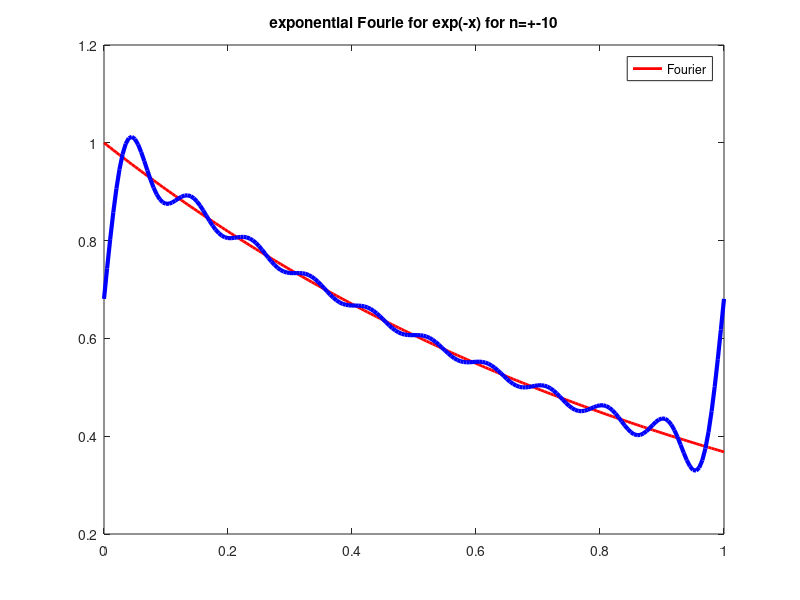

MATLAB code for this plot:
% written by Mahdi Senobari
x = [0:0.005:1];

plot(x,exp(-x),'red','LineWidth',2);hold on;
legend('exp(-x)')


% for N=25:2:100
N=10
resualt =0 ;

for n=-N:1:N
    cn = (1 - 1/exp(1))*( (1-2j*n*pi)/(1+4*n*n*pi*pi) );
    f = cn.*exp(2j*pi*n.*x);
    resualt = resualt + f;
end

res = plot(x,real(resualt),'blue','LineWidth',3);
title(['exponential Fourie for exp(-x) for n=+-' num2str(N)]);
legend('Fourier')

% ax = gca;
% p='.jpg';
% exportgraphics(ax,[num2str(n,'%02d') p]);
% delete(res);
% end